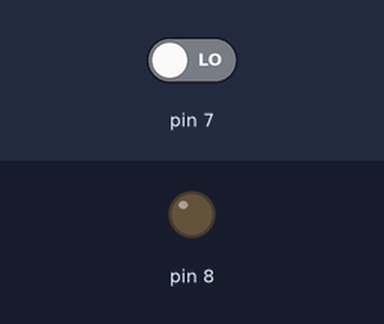
The sketch below on a simulated Arduino Uno, built with avr-gcc and run on an emulated ATmega328P. On the bench: output pins drawn as LEDs (lit = HIGH). The test bench sets the inputs (shaded band); at power-on: pin 7 LOW.

Above: at 1.2 s.
1.3 s: pin 7 driven HIGH
At 2.5 s:
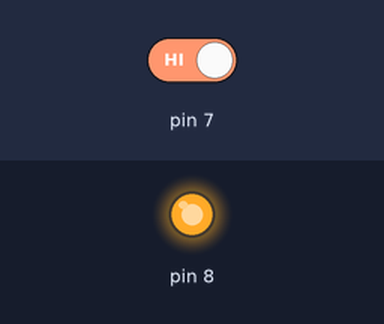
2.8 s: pin 7 driven LOW
At 3.7 s:
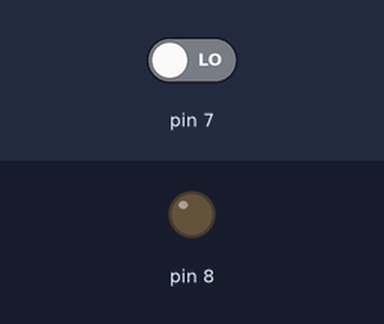
Timing chart, 0 to 5.8 s (numbered marks = the images above; inputs shaded):
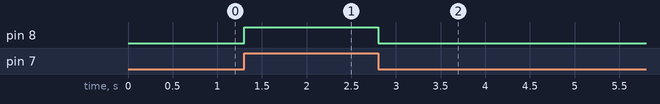

Measured:
- after the input at 1.3 s, pin 8: LOW → HIGH at once
- after the input at 2.8 s, pin 8: HIGH → LOW at once

The sketch:

pin_change_int.ino
```cpp
/*
 * PIN CHANGE INTERRRUPT PROGRAM, REGISTER LEVEL PROGRAMMING
 *
 * REGISTERS USED :
 *
 *      SREG : STATUS REGISTER : TO CONTROL GLOBAL INTERRUPT FLAG
 *
 *      PCICR : PIN CHANGE INTERRUPT CONTROL REGISTER : ENABLES INTERRRUPT ON GROUP OF I/O PINS
 *
 *      PCMSK2: PIN CHANGE MASK REGISTER : ENABLES INTERRUPT ON INDIVIDUAL PINS
 *
 *      DDRB : DATA DIRECTION REGISTER OF PORT B : SETTING 8 AS OUTPUT PIN
 *
 *      PORTB : PORT REGISTER OF PORT B : SETS 1 OR 0 IN PIN 8
 *
 */

void setup() {
  // put your setup code here, to run once:

    //SETTING OUTPUT PIN, PIN 8
    DDRB |= (1<<DDB0);

    //SETTING GLOBAL INTERRUPT REGISTER
    SREG |= (1<<7);

    //PIN CHANGE INTERRUPT CONTROL REGISTER, ENABLES ALL PINS FOR INTERRUPT
    PCICR |= (1<<PCIE2);

    //PCMSK2: PIN CHANGE MASK REGISTER 2

    PCMSK2 |= (1<<PCINT23);


}

void loop() {
  // put your main code here, to run repeatedly:

}

//INTERRUPT SERVICE ROUTINE
ISR(PCINT2_vect){

    PORTB ^= (1<<PB0);

}
```
